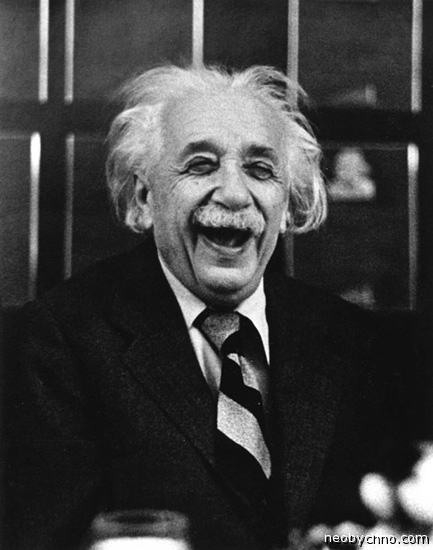
#> input picture 08_Inteligencia_Artificial/02_Algoritmos_Especificos/02_Processamento_de_Imagens/Imagens/einstein.jpg, 433 x 550 px, given in place of einstein.png, which was not available
$ jupyter execute 07_pre_processamento_filtros_de_suavizacao.ipynb   (text cells are left out)
#> lines starting #> are read from the running program, lines starting #| are printed output that depends on the picture; pictures that were not available may be replaced by others from this repository, and a replacement may not be noted
[cell 1]
import cv2 as cv
from matplotlib import pyplot as plt

[cell 2]
img_original = cv.imread("./Imagens/einstein.png")
#> img_original is the input picture: shape (550, 433, 3); min 0, max 255, mean 62.5

[cell 3]
img_suavisada = cv.blur(img_original, (5, 5))
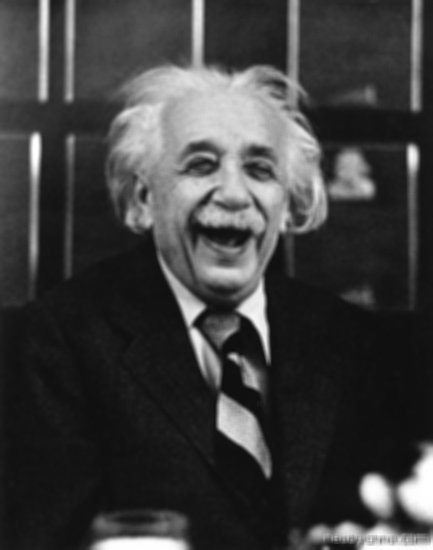
#> img_suavisada: shape (550, 433, 3); min 14, max 255, mean 62.5

[cell 4]
# Mostrar a imagem
plt.imshow(img_original)
plt.title("Imagem Original")
plt.show()

[cell 5]
# Mostrar a imagem
plt.imshow(img_suavisada)
plt.title("Imagem Original")
plt.show()

[cell 6]
img_original = cv.imread("./Imagens/formas.png")
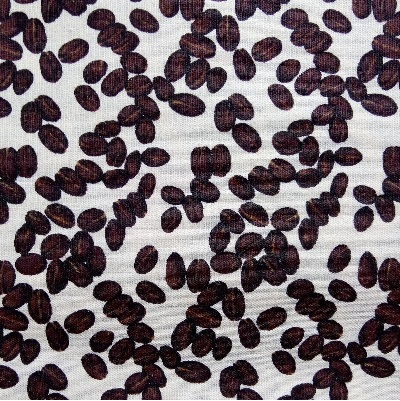
#> input picture 08_Inteligencia_Artificial/02_Algoritmos_Especificos/02_Processamento_de_Imagens/Imagens/cafe.jpg, 400 x 401 px, given in place of formas.png, which was not available
#> img_original is the input picture: shape (401, 400, 3); mean B, G, R 113.4, 108.5, 118.6

[cell 7]
img_gaussiana = cv.GaussianBlur(img_original, (5, 5), 0)
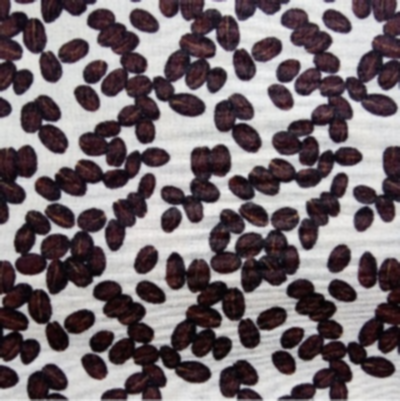
#> img_gaussiana: shape (401, 400, 3); mean B, G, R 113.4, 108.4, 118.5

[cell 8]
plt.imshow(img_original)
plt.title("Imagem Original")
plt.show()

[cell 9]
plt.imshow(img_gaussiana)
plt.title("Imagem Com filtro")
plt.show()

[cell 10]
img_original = cv.imread("./Imagens/head.png")
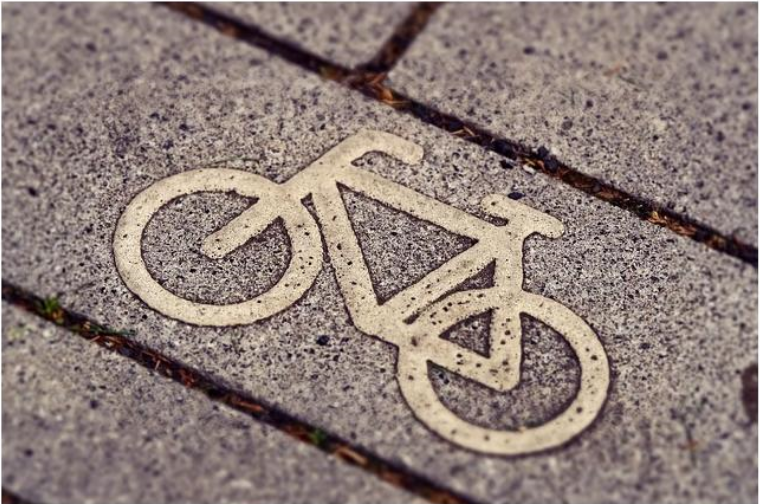
#> input picture 08_Inteligencia_Artificial/02_Algoritmos_Especificos/02_Processamento_de_Imagens/Imagens/colorida.jpg, 760 x 504 px, given in place of head.png, which was not available
#> img_original is the input picture: shape (504, 760, 3); mean B, G, R 121, 126.4, 142.4

[cell 11]
img_mediana = cv.medianBlur(img_original, 5)
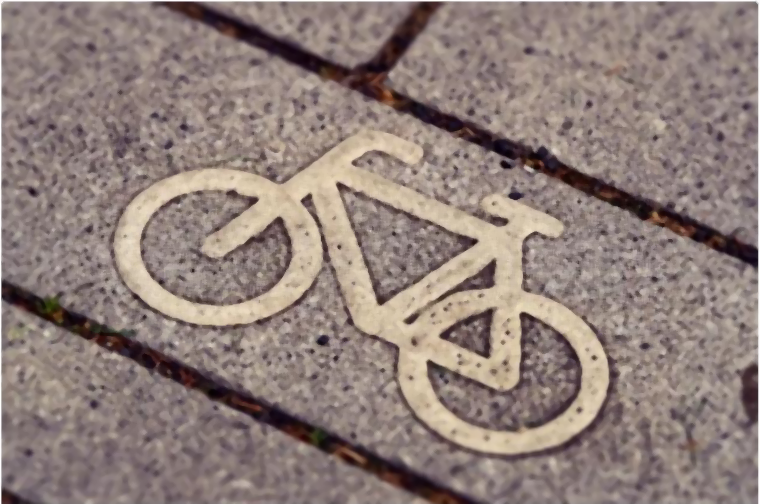
#> img_mediana: shape (504, 760, 3); mean B, G, R 122, 127.4, 143.5
